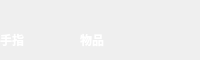
<?xml version="1.0" encoding="UTF-8"?>
<ui version="4.0">
 <class>ActionListItem</class>
 <widget class="QWidget" name="ActionListItem">
  <property name="geometry">
   <rect>
    <x>0</x>
    <y>0</y>
    <width>200</width>
    <height>60</height>
   </rect>
  </property>
  <property name="minimumSize">
   <size>
    <width>200</width>
    <height>60</height>
   </size>
  </property>
  <property name="maximumSize">
   <size>
    <width>200</width>
    <height>60</height>
   </size>
  </property>
  <property name="windowTitle">
   <string>Form</string>
  </property>
  <property name="styleSheet">
   <string notr="true"/>
  </property>
  <widget class="QLabel" name="lb_itemFinger">
   <property name="geometry">
    <rect>
     <x>0</x>
     <y>0</y>
     <width>80</width>
     <height>80</height>
    </rect>
   </property>
   <property name="font">
    <font>
     <weight>75</weight>
     <bold>true</bold>
    </font>
   </property>
   <property name="styleSheet">
    <string notr="true">color: rgb(255, 255, 255);</string>
   </property>
   <property name="text">
    <string>手指</string>
   </property>
  </widget>
  <widget class="QLabel" name="lb_itemName">
   <property name="geometry">
    <rect>
     <x>80</x>
     <y>0</y>
     <width>120</width>
     <height>80</height>
    </rect>
   </property>
   <property name="font">
    <font>
     <weight>75</weight>
     <bold>true</bold>
    </font>
   </property>
   <property name="styleSheet">
    <string notr="true">color: rgb(255, 255, 255);</string>
   </property>
   <property name="text">
    <string>物品</string>
   </property>
  </widget>
  <widget class="QLabel" name="background">
   <property name="geometry">
    <rect>
     <x>0</x>
     <y>0</y>
     <width>201</width>
     <height>61</height>
    </rect>
   </property>
   <property name="text">
    <string/>
   </property>
  </widget>
  <zorder>background</zorder>
  <zorder>lb_itemFinger</zorder>
  <zorder>lb_itemName</zorder>
 </widget>
 <resources/>
 <connections/>
</ui>
